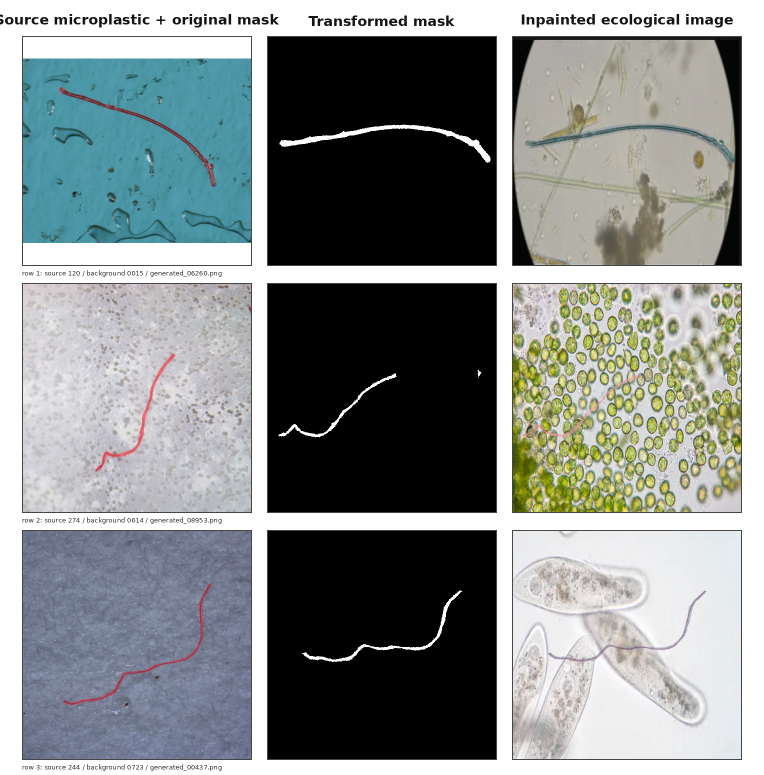
#> input picture images/inference_grid_3x3_image_varied_001.png, 1528 x 1550 px, given in place of 117.png, which was not available (shown at 1/2 size)
$ python make_workflow_figure.py
#> lines starting #> are read from the running program, lines starting #| are printed output that depends on the picture; after the words box and inside, x2 and y2 are one past the last pixel; in counts of white or black regions, pixels touching at a corner belong together; pictures that were not available may be replaced by others from this repository, and a replacement may not be noted
from pathlib import Path

import matplotlib.pyplot as plt
from matplotlib.patches import Circle, FancyArrowPatch, FancyBboxPatch
import numpy as np
from PIL import Image


ROOT = Path(__file__).resolve().parents[1]
OUT = ROOT / "overleaf_microplastic_project" / "images" / "fig_workflow_complex.png"

SAMPLES = {
    "cohort1_img": ROOT / "benchmark" / "data" / "c1" / "imgs" / "117.png",
    "cohort1_mask": ROOT / "benchmark" / "data" / "c1" / "masks" / "117.png",
    "cohort2_img": ROOT / "benchmark" / "data" / "c2" / "imgs" / "0012.png",
    "synthetic_img": ROOT / "benchmark" / "data" / "c2" / "c2_sd2_inpaint" / "generated_04561.png",
    "synthetic_mask": ROOT / "benchmark" / "data" / "c2" / "c2_sd2_inpaint_masks" / "generated_04561.png",
    "cohort3_img": ROOT / "benchmark" / "data" / "c3" / "imgs" / "054.png",
    "cohort3_mask": ROOT / "benchmark" / "data" / "c3" / "masks" / "054.png",
}

INK = "#202a35"
MUTED = "#596879"
LINE = "#c8d0da"
BLUE = "#245f9f"
GREEN = "#2f745c"
PANEL_BG = "#fbfcfd"


def load_rgb(path):
    return Image.open(path).convert("RGB")


def load_binary(path):
    mask = Image.open(path).convert("L")
    arr = np.array(mask)
    out = np.where(arr > 0, 255, 0).astype(np.uint8)
    return Image.fromarray(out, mode="L").convert("RGB")


def crop_box_from_mask(mask_path, margin=0.62):
    arr = np.array(Image.open(mask_path).convert("L"))
    ys, xs = np.where(arr > 0)
    if len(xs) == 0:
        width, height = Image.open(mask_path).size
        return (0, 0, width, height)

    x0, x1 = xs.min(), xs.max()
    y0, y1 = ys.min(), ys.max()
    side = int(max(x1 - x0 + 1, y1 - y0 + 1) * (1 + 2 * margin))
    cx = (x0 + x1) / 2
    cy = (y0 + y1) / 2
    height, width = arr.shape

    x0 = max(0, min(int(round(cx - side / 2)), width - side))
    y0 = max(0, min(int(round(cy - side / 2)), height - side))
    return (x0, y0, min(width, x0 + side), min(height, y0 + side))


def scaled_box(box, source_size, target_size):
    sx = target_size[0] / source_size[0]
    sy = target_size[1] / source_size[1]
    x0, y0, x1, y1 = box
    return (int(x0 * sx), int(y0 * sy), int(x1 * sx), int(y1 * sy))


def crop_pair(img_path, mask_path):
    mask_img = Image.open(mask_path)
    box = crop_box_from_mask(mask_path)
    img = load_rgb(img_path)
    mask = load_binary(mask_path)
    return img.crop(scaled_box(box, mask_img.size, img.size)), mask.crop(box)


# [113 lines left out: functions cover_crop, add_image, add_panel, add_step_header, add_arrow, add_inline_arrow and 3 more, not called in this run]


def main():
    plt.rcParams.update(
        {
            "font.family": "Noto Sans",
            "font.size": 8,
            "figure.facecolor": "white",
            "savefig.facecolor": "white",
        }
    )

    cohort1_img, cohort1_mask = crop_pair(SAMPLES["cohort1_img"], SAMPLES["cohort1_mask"])
#> in crop_pair, mask_img is the input picture: PIL image 1528x1550 RGB; mean R, G, B 136.3, 141.6, 140.9
#> in crop_box_from_mask, `arr = np.array(Image.open(mask_path).convert("L"))`:
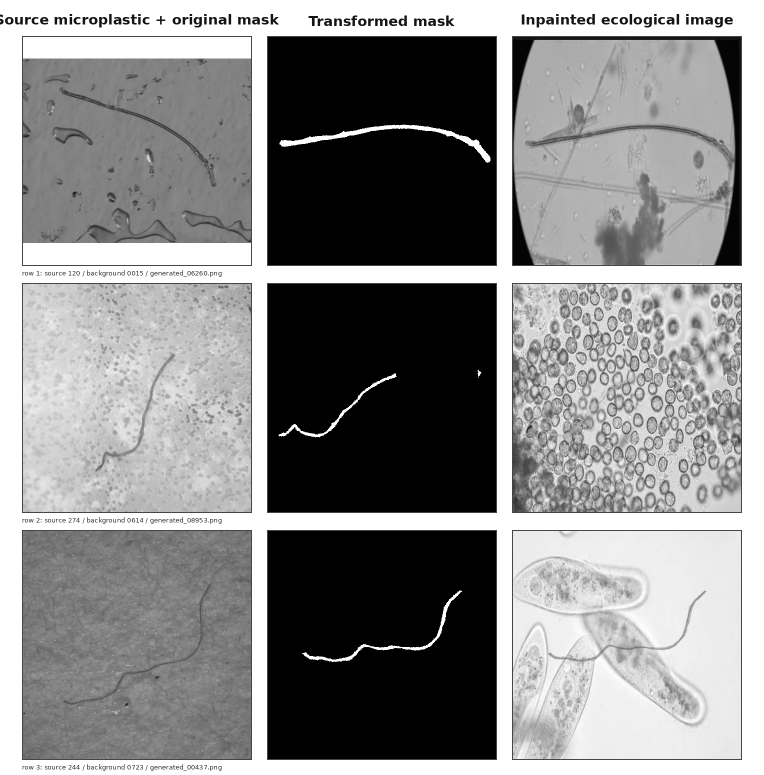
#> arr: shape (1550, 1528) (shown at 1/2 size); min 0, max 255, mean 139.9
#> in crop_box_from_mask, `x0, x1 = xs.min(), xs.max()`: x0 = 0; x1 = 1527
#> in crop_box_from_mask, `y0, y1 = ys.min(), ys.max()`: y0 = 0; y1 = 1549
#> in crop_box_from_mask, `side = int(max(x1 - x0 + 1, y1 - y0 + 1) * (1 + 2 * margin))`: side = 3472
#> in crop_box_from_mask, `cx = (x0 + x1) / 2`: cx = 763.5
#> in crop_box_from_mask, `cy = (y0 + y1) / 2`: cy = 774.5
#> in crop_pair, `box = crop_box_from_mask(mask_path)`: box = (0, 0, 1528, 1550)
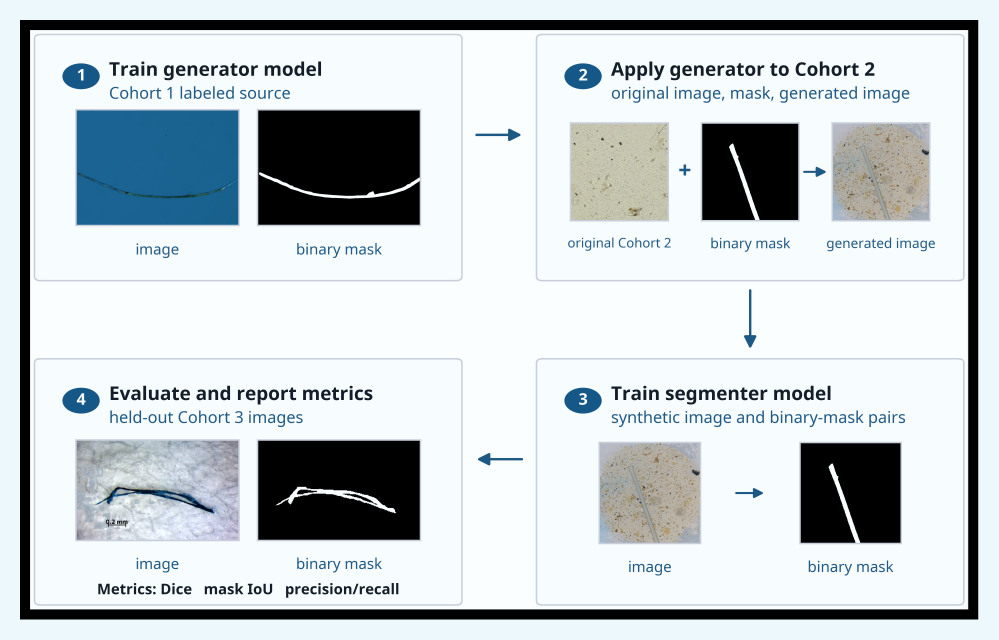
#> input picture images/workflow_complex_variation_001.png, 3993 x 2558 px, given in place of 117.png, which was not available (shown at 1/4 size)
#> in load_rgb, returned value is the input picture: PIL image 3993x2558 RGB; mean R, G, B 197.1, 204.4, 207.9
#> in load_binary, `out = np.where(arr > 0, 255, 0).astype(np.uint8)`:
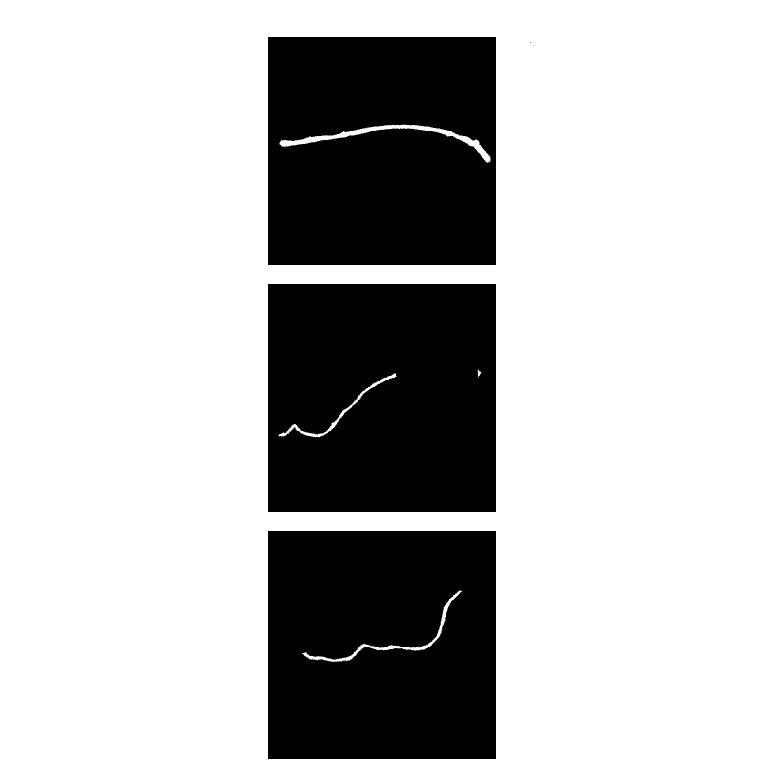
#> out: shape (1550, 1528) (shown at 1/2 size); 74% white; 4 black regions (1 under 20 px), largest, box (x1, y1, x2, y2) and area: (536, 568, 992, 1024) 206291, (536, 1062, 992, 1518) 205669, (536, 74, 992, 530) 203737
#> in scaled_box, `x0, y0, x1, y1 = box`: x0 = 0; x1 = 1528; y1 = 1550
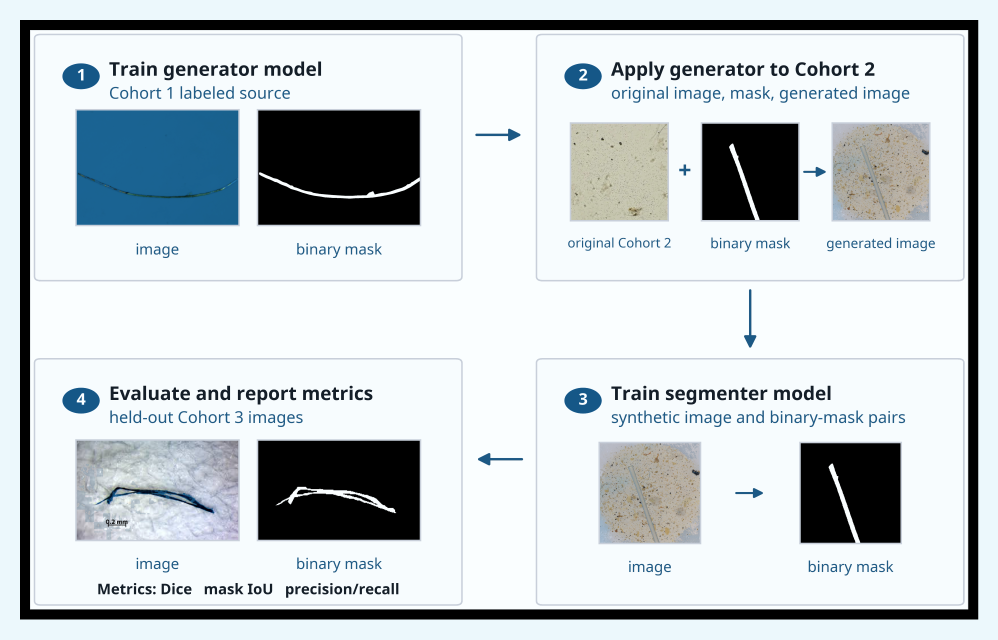
#> cohort1_img: PIL image 3992x2558 RGB (shown at 1/4 size); mean R, G, B 197.1, 204.4, 207.9
    synthetic_img, synthetic_mask = crop_pair(SAMPLES["synthetic_img"], SAMPLES["synthetic_mask"])
#> call 2 of crop_box_from_mask, with margin = 0.62
#> in crop_box_from_mask (call 2), `arr = np.array(Image.open(mask_path).convert("L"))`:
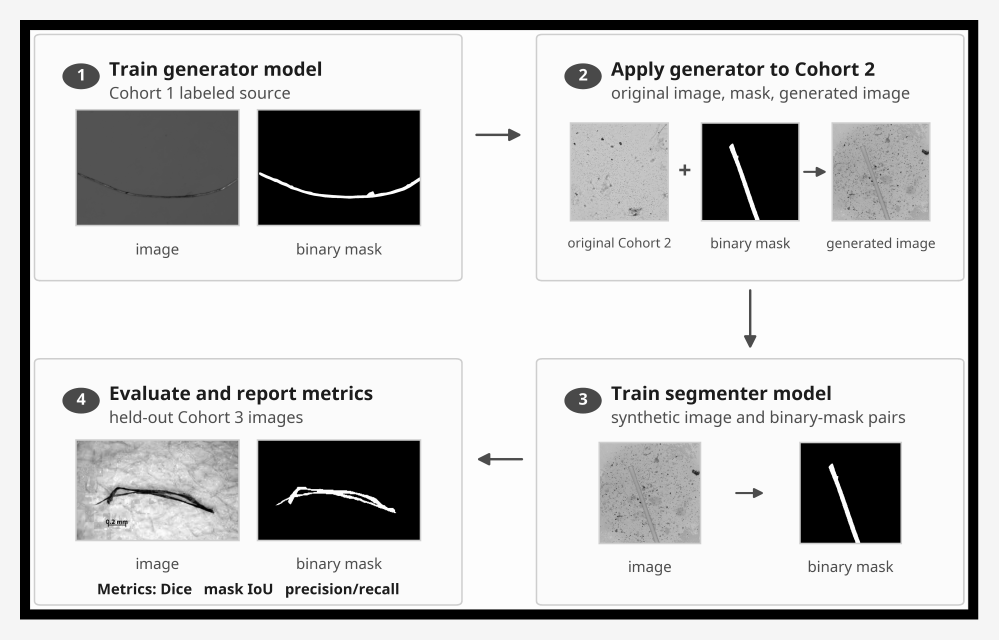
#> arr: shape (2558, 3993) (shown at 1/4 size); min 0, max 255, mean 202.8
#> in crop_box_from_mask (call 2), `x0, x1 = xs.min(), xs.max()`: x1 = 3992
#> in crop_box_from_mask (call 2), `y0, y1 = ys.min(), ys.max()`: y1 = 2557
#> in crop_box_from_mask (call 2), `side = int(max(x1 - x0 + 1, y1 - y0 + 1) * (1 + 2 * margin))`: side = 8944
#> in crop_box_from_mask (call 2), `cx = (x0 + x1) / 2`: cx = 1996
#> in crop_box_from_mask (call 2), `cy = (y0 + y1) / 2`: cy = 1278.5
    cohort3_img, cohort3_mask = crop_pair(SAMPLES["cohort3_img"], SAMPLES["cohort3_mask"])
    cohort2_img = cover_crop(load_rgb(SAMPLES["cohort2_img"]), ratio=1.0)

    fig = plt.figure(figsize=(6.9, 4.65), dpi=600)
    fig.subplots_adjust(0, 0, 1, 1)

    panel_w, panel_h = 0.405, 0.345
    x_left, x_right = 0.055, 0.540
    y_top, y_bottom = 0.585, 0.120

    panels = [
        (x_left, y_top, "Train generator model", "Cohort 1 labeled source"),
        (x_right, y_top, "Apply generator to Cohort 2", "original image, mask, generated image"),
        (x_right, y_bottom, "Train segmenter model", "synthetic image and binary-mask pairs"),
        (x_left, y_bottom, "Evaluate and report metrics", "held-out Cohort 3 images"),
    ]

    for idx, (x, y, title, subtitle) in enumerate(panels, start=1):
        add_panel(fig, x, y, panel_w, panel_h)
        add_step_header(fig, x + 0.016, y + panel_h - 0.055, idx, title, subtitle)

    add_pair(fig, x_left + 0.036, y_top + 0.074, panel_w - 0.072, 0.168, cohort1_img, cohort1_mask)

    add_triplet(
        fig,
        x_right + 0.028,
        y_top + 0.082,
        panel_w - 0.056,
        0.140,
        cohort2_img,
        synthetic_mask,
        synthetic_img,
    )

    add_arrow_pair(fig, x_right + 0.036, y_bottom + 0.084, panel_w - 0.072, 0.145, synthetic_img, synthetic_mask)

    add_pair(fig, x_left + 0.036, y_bottom + 0.088, panel_w - 0.072, 0.145, cohort3_img, cohort3_mask)
    fig.text(
        x_left + panel_w / 2,
        y_bottom + 0.017,
        "Metrics: Dice   mask IoU   precision/recall",
        ha="center",
        va="center",
        fontsize=7.1,
        color=INK,
        weight="bold",
    )

    add_arrow(fig, (x_left + panel_w + 0.010, y_top + 0.205), (x_right - 0.010, y_top + 0.205))
    add_arrow(fig, (x_right + panel_w * 0.50, y_top - 0.006), (x_right + panel_w * 0.50, y_bottom + panel_h + 0.006))
    add_arrow(fig, (x_right - 0.010, y_bottom + 0.205), (x_left + panel_w + 0.010, y_bottom + 0.205))

    OUT.parent.mkdir(parents=True, exist_ok=True)
    fig.savefig(OUT, dpi=600, bbox_inches="tight", pad_inches=0.03)
    plt.close(fig)
    print(OUT)


if __name__ == "__main__":
#> (the run stopped early here; a loop or call above may not have finished)
